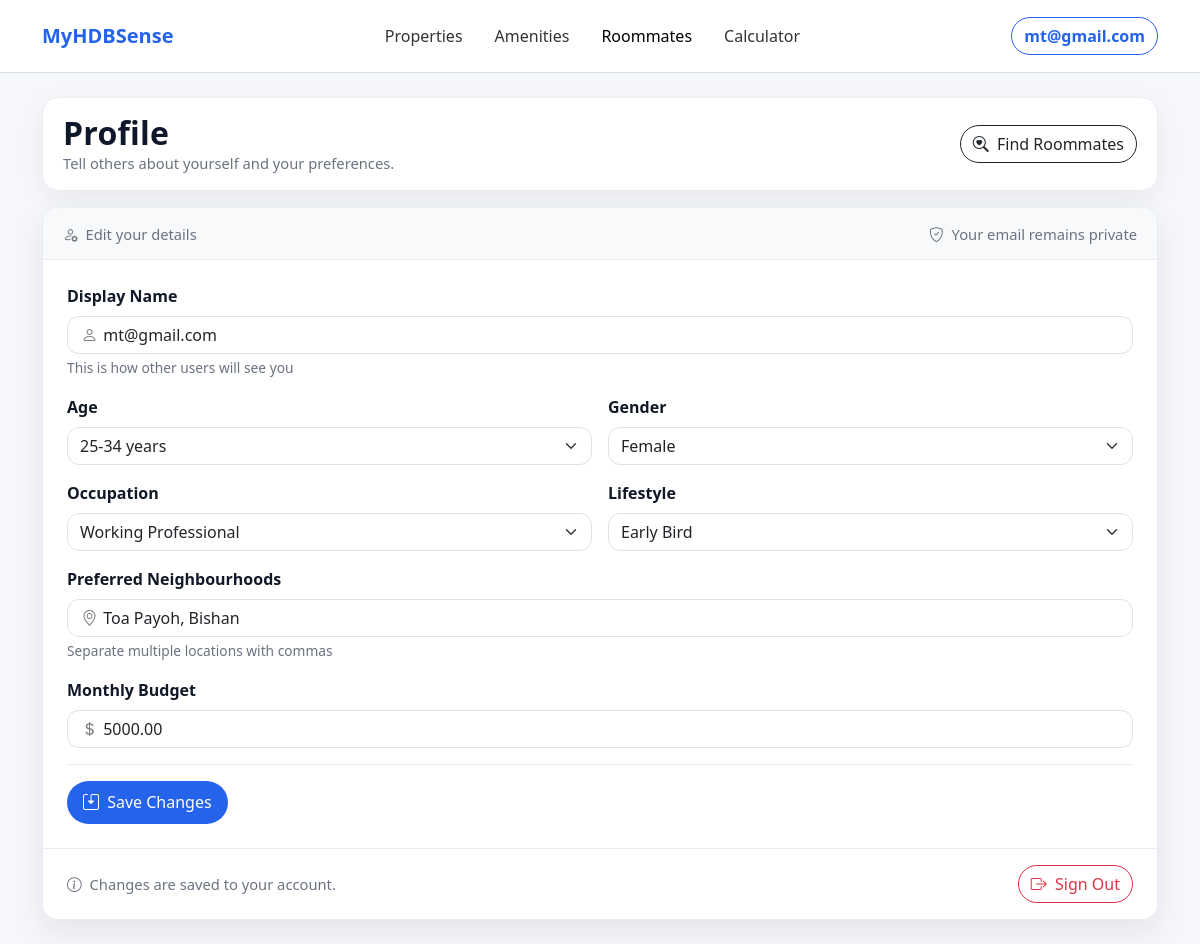
/accounts/roommate/profile/ (signed in), run on the app's committed database.
### accounts/models.py (models this page shows, shortened)
class CustomUser(AbstractUser):
    email = models.EmailField(unique=True)

class RoommateProfile(models.Model):
    user = models.OneToOneField(settings.AUTH_USER_MODEL, on_delete=models.CASCADE)
    display_name = models.CharField(max_length=100, blank=True)
    age_range = models.CharField(
        max_length=20,
        choices=[
            ('18-24', '18-24 years'),
            ('25-34', '25-34 years'),
            ('35-44', '35-44 years'),
            ('45+', '45+ years')
        ],
        default='25-34'
    )
    gender = models.CharField(max_length=10, choices=GENDER_CHOICES)
    occupation = models.CharField(
        max_length=20,
        choices=[
            ('student', 'Student'),
            ('working', 'Working Professional'),
            ('other', 'Other')
        ],
        default='working'
    )
    lifestyle = models.CharField(
        max_length=20,
        choices=[
            ('early_bird', 'Early Bird'),
            ('night_owl', 'Night Owl'),
            ('flexible', 'Flexible')
        ],
        default='flexible'
    )
    neighbourhoods_csv = models.TextField(help_text="Comma-separated list of preferred neighborhoods", null=True, blank=True)
    budget = models.DecimalField(max_digits=8, decimal_places=2, default=0)
    is_looking = models.BooleanField(default=True)

### accounts/views.py (the view, shortened to what this page needs)
# urls.py: path('roommate/profile/', views.roommate_profile_edit, name='roommate_profile_edit'),
@login_required
def roommate_profile_edit(request):
    try:
        profile = RoommateProfile.objects.get(user=request.user)
    except RoommateProfile.DoesNotExist:
        profile = None
    initial_data = {}
    if profile:
        initial_data = {
            'display_name': profile.display_name,
            'age_range': profile.age_range,
            'gender': profile.gender,
            'occupation': profile.occupation,
            'lifestyle': profile.lifestyle,
            'neighbourhoods_csv': profile.neighbourhoods_csv,
            'budget': profile.budget
        }
    return render(request, 'accounts/roommate_profile_edit.html', {
        'form': {'initial': initial_data}
    })

### accounts/templates/accounts/roommate_profile_edit.html (shortened to what this page needs)
{% load static %}
<!DOCTYPE html>
<html lang="en">
<head>
  <link href="https://cdn.jsdelivr.net/npm/bootstrap@5.3.3/dist/css/bootstrap.min.css" rel="stylesheet"/>
  <link href="https://cdn.jsdelivr.net/npm/bootstrap-icons@1.11.3/font/bootstrap-icons.css" rel="stylesheet"/>
</head>
<body>
  {% include "accounts/navbar.html" %}
  <main class="container py-4">
    <section class="hero mb-3 d-flex align-items-center justify-content-between gap-2">
      <div>
        <h2 class="mb-0 section-title">Profile</h2>
        <div class="small-muted">Tell others about yourself and your preferences.</div>
      </div>
      <a href="{% url 'roommates' %}" class="btn btn-outline-dark">
        <i class="bi bi-search-heart me-1"></i> Find Roommates
      </a>
    </section>
    <section class="card card-soft">
      <div class="card-header-bar d-flex align-items-center justify-content-between">
        <div class="small-muted"><i class="bi bi-person-gear me-1"></i> Edit your details</div>
        <div class="small-muted"><i class="bi bi-shield-check me-1"></i> Your email remains private</div>
      </div>
      <div class="card-body p-3 p-md-4">
        <form method="post" class="form-grid">
          <div class="row g-3 mb-3">
            <div class="col-12">
              <label class="form-label">Display Name</label>
              <div class="input-icon">
                <i class="bi bi-person"></i>
                <input type="text"
                      name="display_name"
                      class="form-control"
                      value="{{ form.initial.display_name|default:user.get_full_name|default:user.username }}"
                      required>
              </div>
              <div class="hint mt-1">This is how other users will see you</div>
            </div>
          </div>
          <div class="row g-3 mb-3">
            <div class="col-md-6">
              <label class="form-label">Age</label>
              <select name="age_range" class="form-select" required>
                <option value="25-34" {% if form.initial.age_range == '25-34' %}selected{% endif %}>25-34 years</option>
              </select>
            </div>
            <div class="col-md-6">
              <label class="form-label">Gender</label>
              <select name="gender" class="form-select" required>
                <option value="female" {% if form.initial.gender == 'female' %}selected{% endif %}>Female</option>
              </select>
            </div>
          </div>
          <div class="row g-3 mb-3">
            <div class="col-md-6">
              <label class="form-label">Occupation</label>
              <select name="occupation" class="form-select" required>
                <option value="working" {% if form.initial.occupation == 'working' %}selected{% endif %}>Working Professional</option>
              </select>
            </div>
            <div class="col-md-6">
              <label class="form-label">Lifestyle</label>
              <select name="lifestyle" class="form-select" required>
                <option value="early_bird" {% if form.initial.lifestyle == 'early_bird' %}selected{% endif %}>Early Bird</option>
              </select>
            </div>
          </div>
          <div class="row g-3 mb-3">
            <div class="col-12">
              <label class="form-label">Preferred Neighbourhoods</label>
              <div class="input-icon">
                <i class="bi bi-geo-alt"></i>
                <input type="text"
                      name="neighbourhoods_csv"
                      class="form-control"
                      placeholder="e.g., Toa Payoh, Bishan, Serangoon"
                      value="{{ form.initial.neighbourhoods_csv }}"
                      required>
              </div>
              <div class="hint mt-1">Separate multiple locations with commas</div>
            </div>
          </div>
          <div class="row g-3 mb-3">
            <div class="col-12">
              <label class="form-label">Monthly Budget</label>
              <div class="input-icon">
                <i class="bi bi-currency-dollar"></i>
                <input type="number"
                      name="budget"
                      class="form-control"
                      placeholder="Your monthly rental budget"
                      value="{{ form.initial.budget }}"
                      required>
              </div>
            </div>
          </div>
          <div class="divider"></div>
          <button type="submit" class="btn btn-brand text-white">
            <i class="bi bi-save2 me-1"></i> Save Changes
          </button>
        </form>
      </div>
      <div class="save-row px-3 px-md-4 py-3 d-flex justify-content-between align-items-center">
        <div class="small-muted"><i class="bi bi-info-circle me-1"></i> Changes are saved to your account.</div>
        <form action="{% url 'logout' %}" method="post" class="m-0">
          <button type="submit" class="btn btn-outline-danger rounded-pill">
            <i class="bi bi-box-arrow-right me-1"></i> Sign Out
          </button>
        </form>
      </div>
    </section>
  </main>
</body>
</html>

### accounts/templates/accounts/navbar.html (shortened to what this page needs)
{% load static %}
<nav class="navbar navbar-expand-lg navbar-light bg-white border-bottom py-3">
  <div class="container">
    <a class="navbar-brand fw-bold" href="{% url 'home' %}" style="color:#2563eb;">MyHDBSense</a>
    <div class="collapse navbar-collapse" id="mainNav">
      <ul class="navbar-nav mx-auto gap-lg-3">
        <li class="nav-item">
          <a class="nav-link {% if request.resolver_match.url_name == 'properties' %}active{% endif %}"
             href="{% url 'properties' %}">Properties</a>
        </li>
        <li class="nav-item">
          <a class="nav-link {% if request.resolver_match.url_name == 'amenities' or request.resolver_match.url_name == 'search_amenities' %}active{% endif %}"
             href="{% url 'amenities' %}">Amenities</a>
        </li>
        {% with name=request.resolver_match.url_name %}
        <li class="nav-item">
          <a class="nav-link {% if name in 'roommates sharing_request roommate_profile_edit' %}active{% endif %}"
             href="{% url 'roommates' %}">Roommates</a>
        </li>
        {% endwith %}
        <li class="nav-item">
          <a class="nav-link {% if request.resolver_match.url_name == 'calculator' %}active{% endif %}"
             href="{% url 'calculator' %}">Calculator</a>
        </li>
      </ul>
      <div class="d-flex ms-lg-3 align-items-center gap-2">
        {% if user.is_authenticated %}
          <a href="{% url 'roommate_profile_edit' %}"
             class="btn btn-outline-primary rounded-pill fw-semibold"
             style="border-color:#2563eb;color:#2563eb;">
            {{ user.email|default:user.username|default:"Profile" }}
          </a>
        {% endif %}
      </div>
    </div>
  </div>
</nav>

### accounts/templates/accounts/roommate_profile_edit.html (style rules this page uses)
:root { --brand:#2563eb; --ink:#0f172a; --muted:#6b7280; --bg:#f6f7fb; --card:#ffffff; --border:#e9edf2; --r:16px; }
body { background:var(--bg); }
.hero { background:#fff; border:1px solid var(--border); border-radius:var(--r); padding:1rem 1.25rem; box-shadow:0 8px 26px rgba(16,24,40,.06); }
.card-soft { border:1px solid var(--border); border-radius:var(--r); background:var(--card); box-shadow:0 12px 32px rgba(16,24,40,.08); overflow:hidden; }
.section-title { font-weight:800; letter-spacing:.2px; color:var(--ink); }
.small-muted { color:var(--muted); font-size:.92rem; }
.divider { height:1px; background:var(--border); margin:1rem 0; }
.form-label { font-weight:650; color:#111827; }
.hint { color:var(--muted); font-size:.86rem; }
.btn-brand { background:var(--brand); border:none; border-radius:999px; padding:.6rem 1rem; }
.btn-outline-dark { border-radius:999px; }
.input-icon { position:relative; }
.input-icon i { position:absolute; left:.9rem; top:50%; transform:translateY(-50%); opacity:.6; }
.input-icon input { padding-left:2.2rem; }
.card-header-bar { background:#f8f9fb; border-bottom:1px solid var(--border); padding:.9rem 1.25rem; }
.save-row { background:#fff; border-top:1px solid var(--border); }
.form-control,.form-select { border-radius:12px; }

### accounts/templates/accounts/navbar.html (style rules this page uses)
.nav-link { font-weight:500; color:#333; }
.nav-link.active, .nav-link:hover { color:#2563eb; }

### data on the page
CustomUser: email "mt@gmail.com"
RoommateProfile: display_name "mt@gmail.com", age_range "25-34 years", gender "Female", occupation "Working Professional", lifestyle "Early Bird", neighbourhoods_csv "Toa Payoh, Bishan", budget "5000.00"
